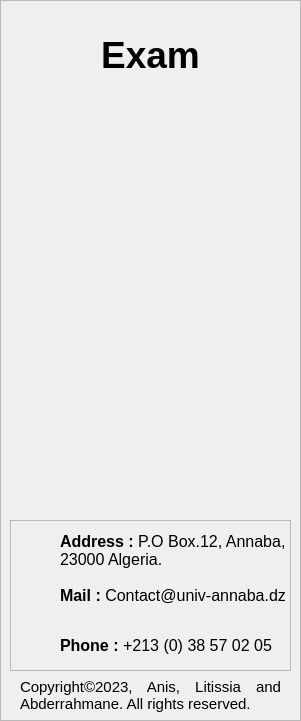
            <widget class="QFrame" name="left">
             <property name="geometry">
              <rect>
               <x>0</x>
               <y>0</y>
               <width>301</width>
               <height>721</height>
              </rect>
             </property>
             <property name="frameShape">
              <enum>QFrame::StyledPanel</enum>
             </property>
             <property name="frameShadow">
              <enum>QFrame::Raised</enum>
             </property>
             <widget class="QLabel" name="welcome">
              <property name="geometry">
               <rect>
                <x>0</x>
                <y>20</y>
                <width>301</width>
                <height>71</height>
               </rect>
              </property>
              <property name="font">
               <font>
                <family>Ubuntu</family>
                <pointsize>28</pointsize>
               </font>
              </property>
              <property name="text">
               <string>&lt;html&gt;&lt;head/&gt;&lt;body&gt;&lt;p align=&quot;center&quot;&gt;&lt;span style=&quot; font-weight:600;&quot;&gt;Exam&lt;/span&gt;&lt;/p&gt;&lt;/body&gt;&lt;/html&gt;</string>
              </property>
             </widget>
             <widget class="QFrame" name="infoContainer">
              <property name="geometry">
               <rect>
                <x>10</x>
                <y>520</y>
                <width>281</width>
                <height>151</height>
               </rect>
              </property>
              <property name="frameShape">
               <enum>QFrame::StyledPanel</enum>
              </property>
              <property name="frameShadow">
               <enum>QFrame::Raised</enum>
              </property>
              <widget class="QLabel" name="map_icon">
               <property name="geometry">
                <rect>
                 <x>10</x>
                 <y>10</y>
                 <width>31</width>
                 <height>31</height>
                </rect>
               </property>
               <property name="text">
                <string/>
               </property>
               <property name="pixmap">
                <pixmap>../FINAL_IHM_Assets/map-pin.svg</pixmap>
               </property>
               <property name="scaledContents">
                <bool>true</bool>
               </property>
              </widget>
              <widget class="QLabel" name="adrs">
               <property name="geometry">
                <rect>
                 <x>50</x>
                 <y>10</y>
                 <width>231</width>
                 <height>41</height>
                </rect>
               </property>
               <property name="font">
                <font>
                 <family>Ubuntu</family>
                </font>
               </property>
               <property name="text">
                <string>&lt;html&gt;&lt;head/&gt;&lt;body&gt;&lt;p&gt;&lt;span style=&quot; font-size:12pt; font-weight:600;&quot;&gt;Address :&lt;/span&gt;&lt;span style=&quot; font-size:12pt;&quot;&gt; P.O Box.12, Annaba, 23000 Algeria.&lt;/span&gt;&lt;/p&gt;&lt;/body&gt;&lt;/html&gt;</string>
               </property>
               <property name="wordWrap">
                <bool>true</bool>
               </property>
              </widget>
              <widget class="QLabel" name="email">
               <property name="geometry">
                <rect>
                 <x>50</x>
                 <y>60</y>
                 <width>231</width>
                 <height>31</height>
                </rect>
               </property>
               <property name="font">
                <font>
                 <family>Ubuntu</family>
                </font>
               </property>
               <property name="text">
                <string>&lt;html&gt;&lt;head/&gt;&lt;body&gt;&lt;p&gt;&lt;span style=&quot; font-size:12pt; font-weight:600;&quot;&gt;Mail :&lt;/span&gt;&lt;span style=&quot; font-size:12pt;&quot;&gt; Contact@univ-annaba.dz&lt;/span&gt;&lt;/p&gt;&lt;/body&gt;&lt;/html&gt;</string>
               </property>
              </widget>
              <widget class="QLabel" name="phone">
               <property name="geometry">
                <rect>
                 <x>50</x>
                 <y>110</y>
                 <width>231</width>
                 <height>31</height>
                </rect>
               </property>
               <property name="font">
                <font>
                 <family>Ubuntu</family>
                </font>
               </property>
               <property name="text">
                <string>&lt;html&gt;&lt;head/&gt;&lt;body&gt;&lt;p&gt;&lt;span style=&quot; font-size:12pt; font-weight:600;&quot;&gt;Phone :&lt;/span&gt;&lt;span style=&quot; font-size:12pt;&quot;&gt; +213 (0) 38 57 02 05&lt;/span&gt;&lt;/p&gt;&lt;/body&gt;&lt;/html&gt;</string>
               </property>
              </widget>
              <widget class="QLabel" name="email_icon">
               <property name="geometry">
                <rect>
                 <x>10</x>
                 <y>60</y>
                 <width>31</width>
                 <height>31</height>
                </rect>
               </property>
               <property name="text">
                <string/>
               </property>
               <property name="pixmap">
                <pixmap>../FINAL_IHM_Assets/mail.svg</pixmap>
               </property>
               <property name="scaledContents">
                <bool>true</bool>
               </property>
              </widget>
              <widget class="QLabel" name="phone_icon">
               <property name="geometry">
                <rect>
                 <x>10</x>
                 <y>110</y>
                 <width>31</width>
                 <height>31</height>
                </rect>
               </property>
               <property name="text">
                <string/>
               </property>
               <property name="pixmap">
                <pixmap>../FINAL_IHM_Assets/phone.svg</pixmap>
               </property>
               <property name="scaledContents">
                <bool>true</bool>
               </property>
              </widget>
             </widget>
             <widget class="QLabel" name="LOGO">
              <property name="geometry">
               <rect>
                <x>-10</x>
                <y>250</y>
                <width>311</width>
                <height>181</height>
               </rect>
              </property>
              <property name="text">
               <string/>
              </property>
              <property name="pixmap">
               <pixmap>../FINAL_IHM_Assets/Logo@2x.png</pixmap>
              </property>
              <property name="scaledContents">
               <bool>true</bool>
              </property>
             </widget>
             <widget class="QLabel" name="email_2">
              <property name="geometry">
               <rect>
                <x>20</x>
                <y>670</y>
                <width>261</width>
                <height>51</height>
               </rect>
              </property>
              <property name="font">
               <font>
                <family>Ubuntu</family>
               </font>
              </property>
              <property name="text">
               <string>&lt;html&gt;&lt;head/&gt;&lt;body&gt;&lt;p align=&quot;justify&quot;&gt;&lt;span style=&quot; font-size:11pt;&quot;&gt;Copyright©2023, Anis, Litissia and Abderrahmane. All rights reserved.&lt;/span&gt;&lt;/p&gt;&lt;/body&gt;&lt;/html&gt;</string>
              </property>
              <property name="wordWrap">
               <bool>true</bool>
              </property>
             </widget>
            </widget>
